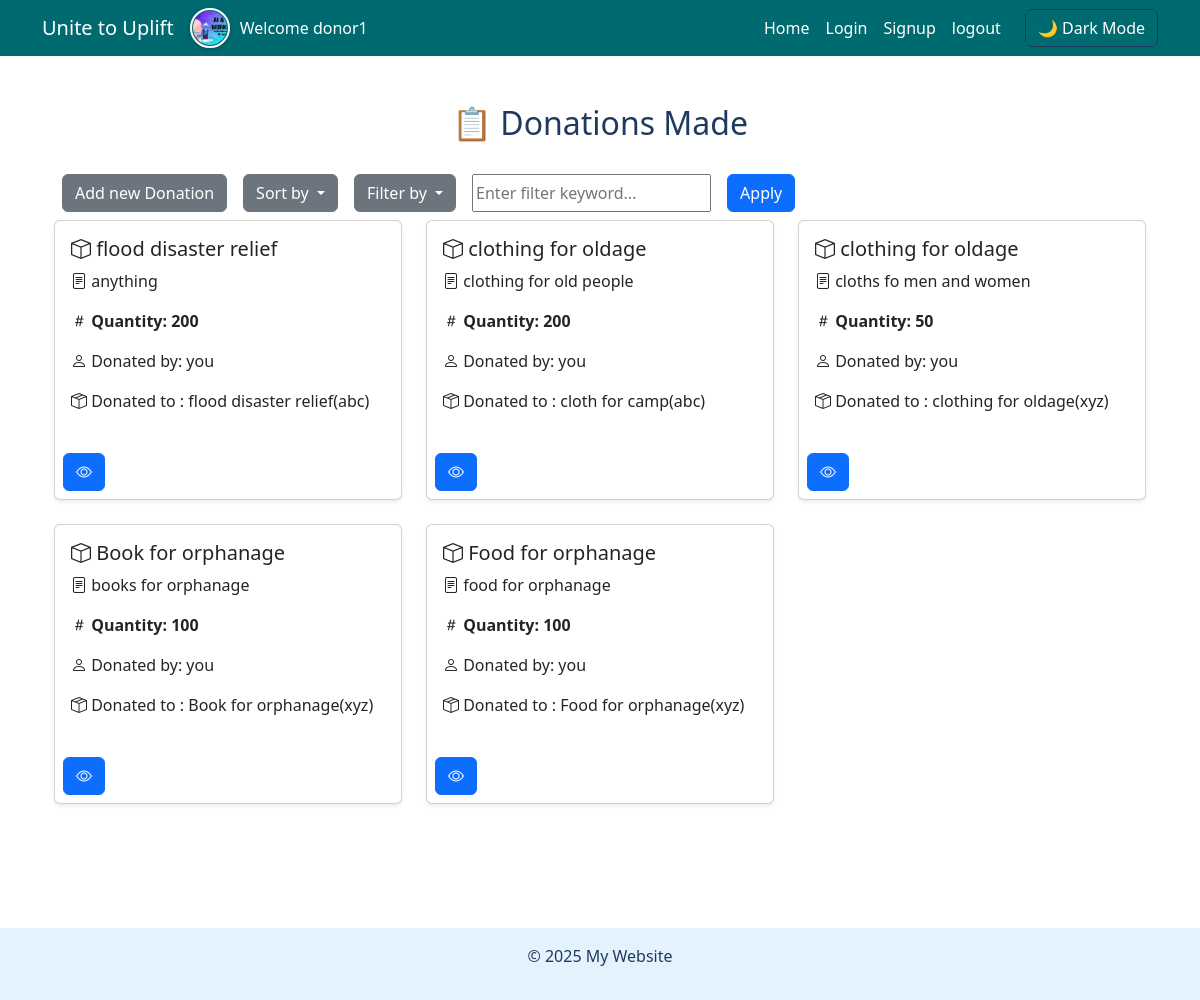
Page /donations/dashboard/ (signed in) on the earlier database version.
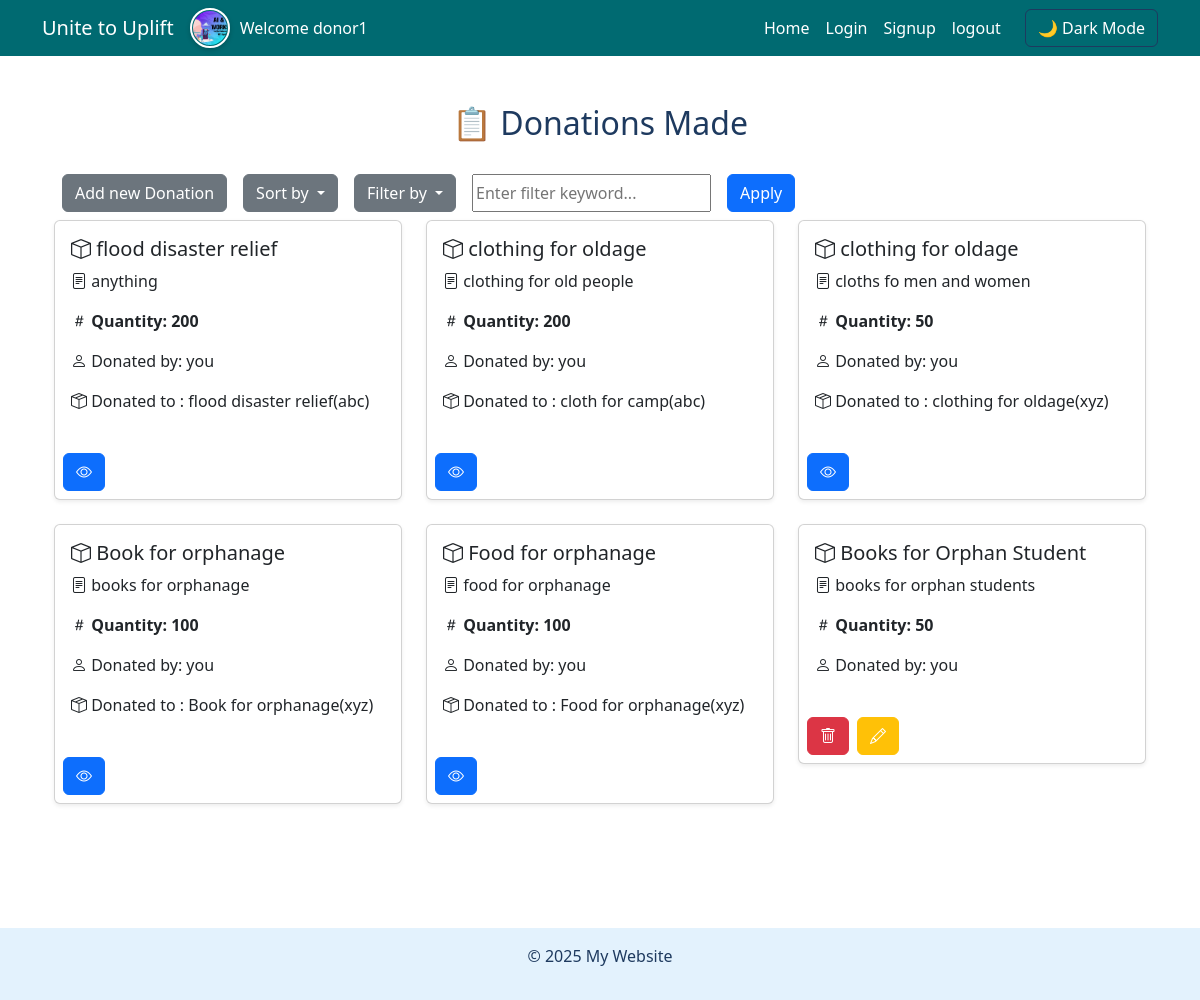
Same page on the later database version.
### donations/models.py (models this page shows, shortened)
class Donations(models.Model):
    rid = models.AutoField(primary_key=True)
    name = models.CharField(max_length=100)
    description = models.TextField()
    resource = models.ForeignKey('Organization.Resource',on_delete=models.CASCADE,related_name="request_donor")
    quantity = models.IntegerField(blank=False)
    created_by = models.ForeignKey('auth_app.CustomUser',on_delete=models.CASCADE,related_name="created_by_user")
    donated_to = models.ForeignKey('Organization.RequestResource',on_delete=models.CASCADE, related_name="donated_to_request",blank=True,null=True)
    active = models.BooleanField(default=True)

### Organization/models.py (models this page shows, shortened)
class RequestResource(models.Model):
    rid = models.AutoField(primary_key=True)
    name = models.CharField(max_length=100)
    description = models.TextField()
    resource = models.ForeignKey(Resource,on_delete=models.CASCADE,related_name="request_resource")
    quantity = models.IntegerField(blank=False)
    created_by = models.ForeignKey('auth_app.Organization',on_delete=models.CASCADE,related_name="created_by_organization")
    available_days = models.ManyToManyField(AvailableDays,blank=True)
    pic = models.ImageField(upload_to="organization/",blank=True)
    active = models.BooleanField(default=True)
    created_at = models.DateTimeField(default=timezone.now)
    logistic_partner = models.ForeignKey('auth_app.LogisticPartner',on_delete=models.CASCADE,related_name="logistic_partner_organization",blank=True,null=True)
    donated = models.ForeignKey('auth_app.Donor',on_delete=models.CASCADE,related_name="donated_by_donor",blank=True,null=True)

### auth_app/models.py (models this page shows, shortened)
class Organization(models.Model):
    oid = models.AutoField(primary_key=True)
    user = models.ForeignKey(CustomUser,on_delete=models.CASCADE,related_name="user_organization")
    license = models.CharField(max_length=100)
    address = models.TextField()
    pincode = models.CharField(max_length=6)
    logisticPartner = models.ForeignKey(LogisticPartner,on_delete=models.CASCADE,related_name="organization_logistic_partner",default=1)

class CustomUser(AbstractUser):
    user_type = models.ForeignKey(UserTypes,on_delete=models.CASCADE,related_name="user_type",default=3)
    phone_number = models.CharField(max_length=15, blank=True, null=True)
    profile_picture = models.ImageField(upload_to='profile_pics/', blank=True, null=True)
    is_verified = models.BooleanField(default=True)

### donations/views.py (the view, shortened to what this page needs)
# urls.py: path("dashboard/",Dashboard,name="organization_dashboard"),
@login_required
def Dashboard(request):
    donations = Donations.objects.filter(created_by=request.user,active = True)
    sort_by = request.GET.get('sort', '')  # Get the sort option (default is empty string)
    filter_type = request.GET.get('filter_type', '')  # Get the filter type
    filter_value = request.GET.get('filter_value', '').strip()  # Get the filter value
    return render(request, 'donations/dashboard.html', {
        'donations': donations,
    })

### templates/donations/dashboard.html (shortened to what this page needs)
{% extends "base.html" %}
{% load static %}
{% block extra_css %}
    <link rel="stylesheet" href="{% static 'css/organization/dashboard.css' %}">
    <link rel="stylesheet" href="https://cdn.jsdelivr.net/npm/bootstrap-icons/font/bootstrap-icons.css">
{% endblock %}
{% block content %}
<div class="container mt-4">
    <h2 class="text-center mb-4">📋 Donations Made </h2>
    <div class="d-flex flex-direction-row justify-content-start">
        <form method="GET" class="w-100 d-flex flex-row">
            <a href="{% url 'search_requests' %}" class="btn btn-secondary m-2">Add new Donation</a>
            <div class="dropdown">
                <button class="btn btn-secondary m-2 dropdown-toggle" id="sortButton" data-bs-toggle="dropdown" aria-expanded="false">
                    Sort by
                </button>
            </div>
            <div class="dropdown">
                <button class="btn btn-secondary m-2 dropdown-toggle" id="filterTypeButton" data-bs-toggle="dropdown" aria-expanded="false">
                    Filter by
                </button>
            </div>
            <input type="text" name="filter_value" id="filterInput" class="m-2" placeholder="Enter filter keyword..." value="{{ request.GET.filter_value }}">
            <button type="submit" class="btn btn-primary m-2">Apply</button>
        </form>
    </div>
    {% if donations %}
    <div class="row">
        {% for request in donations %}
        <div class="col-md-6 col-lg-4">
            <div class="card shadow-sm mb-4">
                <div class="card-body">
                    <h5 class="card-title">
                        <i class="bi bi-box"></i> {{ request.name }}
                    </h5>
                    <p class="card-text"><i class="bi bi-file-text"></i> {{ request.description }}</p>
                    <p class="fw-bold">
                        <i class="bi bi-hash"></i> Quantity: {{ request.quantity }}
                    </p>
                    <p class="fw">
                        <i class="bi bi-person"></i> Donated by: you
                    </p>
                    {% if request.donated_to is not None %}
                        <p class="fw">
                            <i class="bi bi-box-seam" data-bs-toggle="tooltip" title="Resource Type"></i> Donated to : {{ request.donated_to.name }}({{ request.donated_to.created_by.user.username }})
                        </p>
                    {% endif %}
                </div>
                <div class="w-100 d-flex flex-row gap-2 m-2">
                    {% if request.donated_to is None %}
                        <button class="btn btn-danger" data-bs-toggle="modal" data-bs-target="#deleteModal{{ request.rid }}" data-bs-toggle="tooltip" title="Delete">
                            <i class="bi bi-trash"></i>
                        </button>
                        <a href="{% url 'update_donation' request.rid %}" class="btn btn-warning" data-bs-toggle="tooltip" title="Update">
                            <i class="bi bi-pencil"></i>
                        </a>
                    {% else %}
                    <a href="{% url 'logistic_status' request.donated_to.rid%}" class="btn btn-primary" data-bs-toggle="tooltip" title="See status">
                        <i class="bi bi-eye"></i>
                    </a>
                    {% endif %}
                </div>
            </div>
        </div>
        {% endfor %}
    </div>
{% else %}
    <div class="alert alert-warning text-center">
        🚫 No delivery requests.
    </div>
{% endif %}
</div>
{% endblock %}

Differences in the rows shown:
added Donations: name "Books for Orphan Student", description "books for orphan students", quantity "50"
